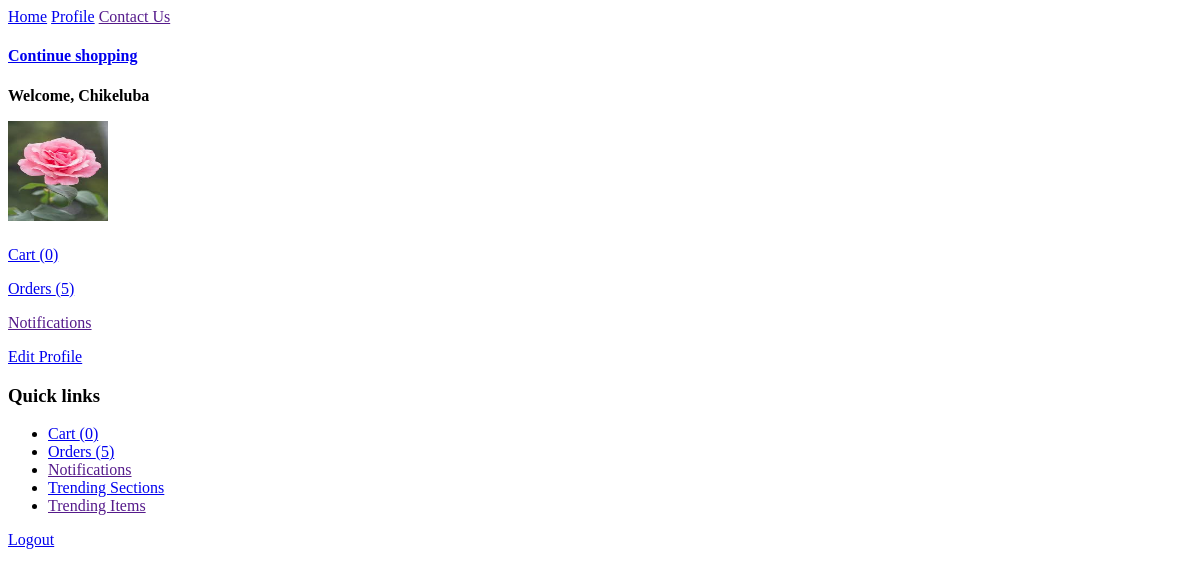
The page /profile/ (signed in) on the database as committed earlier.
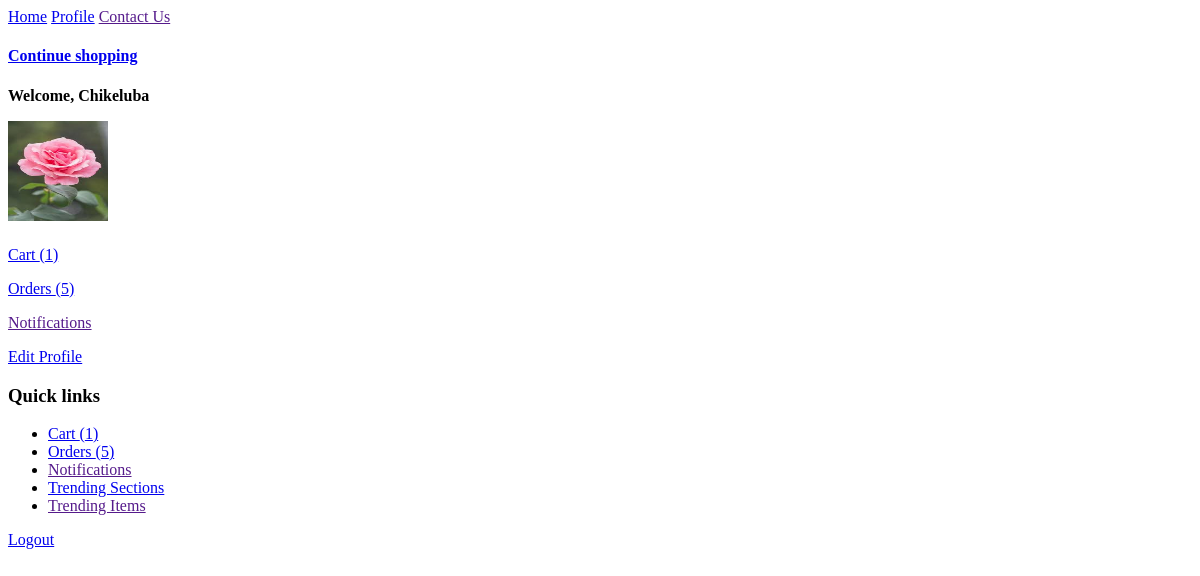
The same page on the database as committed later.
### login/models/usermodel.py (models this page shows, shortened)
class User(AbstractBaseUser):
    first_name = models.CharField(
        max_length = 40,
        default="first name",
    )
    last_name = models.CharField(
        max_length=40,
        default="last name",
    )
    email = models.EmailField(
        max_length=40,
        unique=True,
        verbose_name = "email address",
        default="useremail@mail.com",
    )
    date_of_birth = models.DateField(default=date.today)
    about_user = models.TextField(
        max_length=300,
        blank=True,
    )
    country_of_residence = models.CharField(
        max_length=100,
        blank=True,
        )
    state_of_residence = models.CharField(
        max_length=100,
        blank=True,
        )
    city_of_residence = models.CharField(
        max_length=100,
        blank=True,
        )
    street_address = models.TextField(
        max_length=300,
        blank=True,
        )
    is_active = models.BooleanField(default=True)
    is_admin = models.BooleanField(default=False)
    users = UserManager()
    profile_photo = models.ImageField(
        upload_to="profile_photos/",
        blank=True,
    )
    USERNAME_FIELD = "email"
    EMAIL_FIELD = "email"
    REQUIRED_FIELDS = [
        "date_of_birth",
        "first_name",
        "last_name",
        ]
    def __str__(self):
        if self.first_name:
            return self.first_name
        else:
            return self.email
    def get_shipping_address(self):
        if self.street_address and self.city_of_residence:
            return f"""
            {self.street_address.rstrip(',')},
            {self.city_of_residence.rstrip(',')},
            {self.state_of_residence.rstrip(',')},
            {self.country_of_residence.rstrip(',')}.
            """
        else:
            return False

### user_profile/models/cartmodel.py (models this page shows, shortened)
class Cart(models.Model):
    user = models.OneToOneField(
        User,
        on_delete=models.CASCADE,
    )
    items = models.ManyToManyField(
        Item,
    )
    carts = models.Manager()

### user_profile/views/profile_indexview.py (the view)
# urls.py: path("", views.IndexView.as_view(), name='index'),
class IndexView(View):
    def get(self, request):
        return render(request, 'user_profile/profile_indexview.html',)

### user_profile/models/ordermodel.py (called while the page is built)
    def pending(self):
        return self.filter(is_pending=True)

    def get_queryset(self):
        return OrderQuerySet(self.model, using=self._db)

    def pending(self):
        return self.get_queryset().pending()

### user_profile/templates/user_profile/profile_indexview.html (shortened to what this page needs)
{% extends 'base_profile_template.html' %}
{% block SECTION_CONTENT %}
<h4>
    <p>Welcome, {{user|title}}</p>
    <p>
        <img class="Avatar secondary-content" src="{{user.profile_photo.url}}" width="100px" height="100px" />
    </p>
</h4>
<p>
    <a href="{% url 'profile:cart' %}">Cart
        {% if user.cart.items %}
        ({{user.cart.items.count}})
        {% else %}
        (0)
        {% endif %}
    </a>
</p>
<p>
    <a href="{% url 'profile:orders' %}">Orders
        {% if user.order_set.pending %}
        ({{user.order_set.pending.count}})
        {% else %}
        (0)
        {% endif %}
    </a>
</p>
<p>
    <a href="">Notifications</a>
</p>
<p>
    <a href="{% url 'profile:edit_profile' %}">Edit Profile</a>
</p>
{% endblock SECTION_CONTENT %}

### eShop/templates/baseview.html (shortened to what this page needs)
<!DOCTYPE html>
<html lang="en">
<head>
</head>
<body>
    <div class="topnav">
        {% block NAV_BAR %}
        <a class="active" href="{% url 'home' %}">Home</a>
        {% if user.pk != None %}
        <a href="{% url 'profile:index' %}">Profile</a>
        {% else %}
        <a href="{% url 'login:login' %}">Login</a>
        {% endif %}
        <a href="">Contact Us</a>
        {% endblock NAV_BAR %}
    </div>
    <div id="base_section_content">
        {% block BASE_SECTION_CONTENT %}{% endblock BASE_SECTION_CONTENT %}
    </div>
    <div id="sidebar">
        {% block SIDEBAR %}
        <h3>
            <b>Quick links</b>
        </h3>
            <ul>
                {% if user.pk != None %}
                <li>
                    <a href="{% url 'profile:cart' %}">Cart
                        {% if user.cart.items %}
                        ({{user.cart.items.count}})
                        {% else %}
                        (0)
                        {% endif %}
                    </a>
                </li>
                <li>
                    <a href="{% url 'profile:orders' %}">Orders
                        {% if user.order_set.pending %}
                        ({{user.order_set.pending.count}})
                        {% else %}
                        (0)
                        {% endif %}
                    </a>
                </li>
                <li>
                    <a href="">Notifications</a>
                </li>
                {% endif %}
                <li>
                    <a href="{% url 'store:trending' %}">Trending Sections</a>
                </li>
                <li>
                    <a href="">Trending Items</a>
                </li>
            </ul>
        {% endblock SIDEBAR %}
    </div>
    <div id="logout_area">
        {% block LOGOUT_AREA %}
        {% if user.pk != None %}
        <a href="{% url 'login:logout' %}">Logout</a>
        {% endif %}
        {% endblock LOGOUT_AREA %}
    </div>
</body>
</html>

Rows that differ between the two databases and show on the page:
changed User "Chikeluba": cart.items.count "0" → "1"
